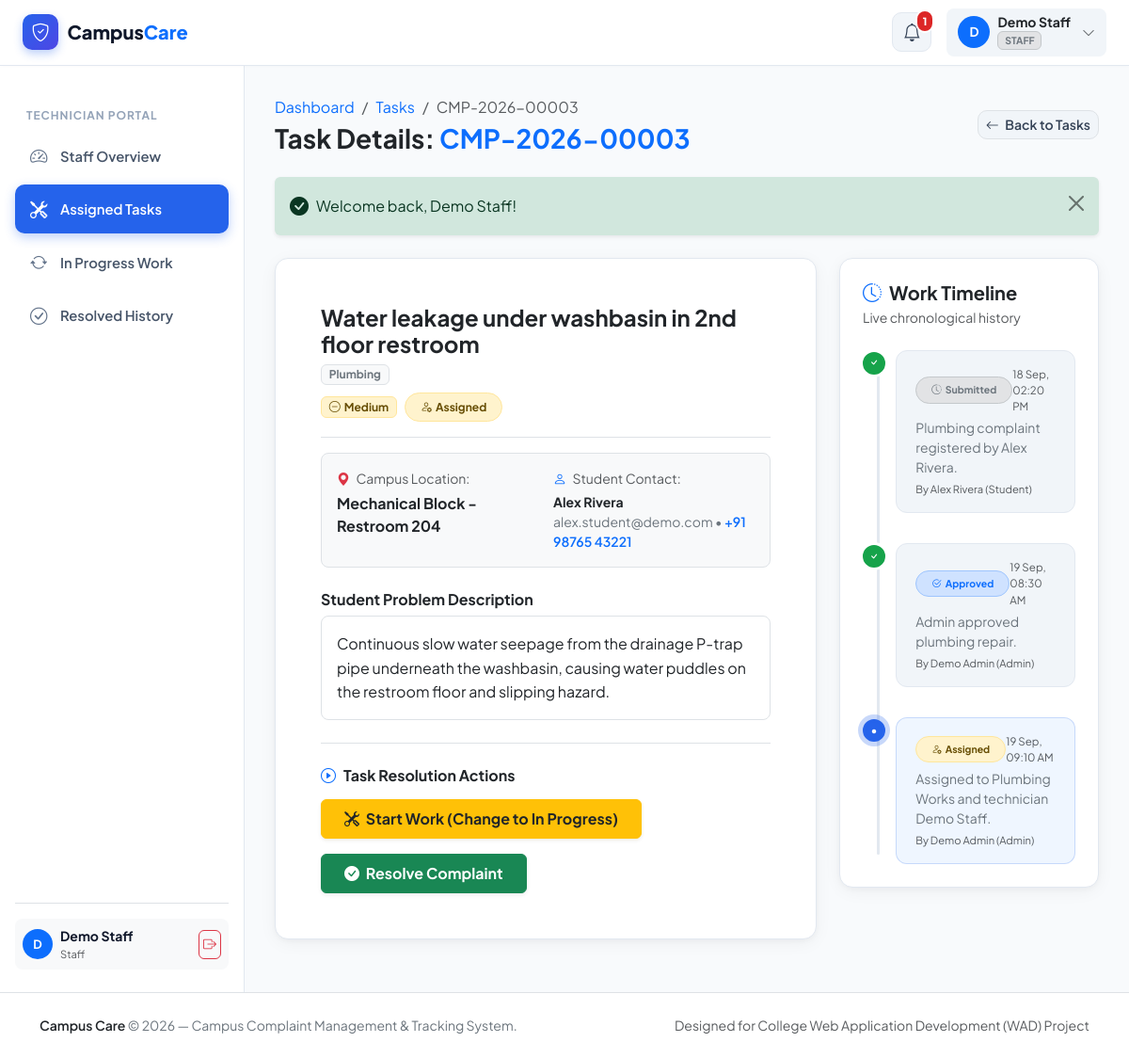
The page /staff/complaint-details.php?id=3 (signed in) on the database its author committed.
### tables this page shows
CREATE TABLE `assignments` (
  `id` INT AUTO_INCREMENT PRIMARY KEY,
  `complaint_id` INT NOT NULL,
  `department_id` INT NOT NULL,
  `staff_id` INT NOT NULL,
  `assigned_by` INT NOT NULL,
  `assigned_at` TIMESTAMP DEFAULT CURRENT_TIMESTAMP,
  CONSTRAINT `fk_assign_complaint` FOREIGN KEY (`complaint_id`) REFERENCES `complaints` (`id`) ON DELETE CASCADE,
  CONSTRAINT `fk_assign_dept` FOREIGN KEY (`department_id`) REFERENCES `departments` (`id`) ON DELETE RESTRICT,
  CONSTRAINT `fk_assign_staff` FOREIGN KEY (`staff_id`) REFERENCES `users` (`id`) ON DELETE RESTRICT,
  CONSTRAINT `fk_assign_by` FOREIGN KEY (`assigned_by`) REFERENCES `users` (`id`) ON DELETE RESTRICT,
  INDEX `idx_assign_staff` (`staff_id`),
  INDEX `idx_assign_complaint` (`complaint_id`)
);

CREATE TABLE `complaints` (
  `id` INT AUTO_INCREMENT PRIMARY KEY,
  `complaint_code` VARCHAR(30) NOT NULL UNIQUE,
  `user_id` INT NOT NULL,
  `category_id` INT NOT NULL,
  `title` VARCHAR(200) NOT NULL,
  `description` TEXT NOT NULL,
  `location` VARCHAR(150) NOT NULL,
  `priority` ENUM('Low', 'Medium', 'High') NOT NULL DEFAULT 'Medium',
  `image` VARCHAR(255) NULL,
  `resolution_image` VARCHAR(255) NULL,
  `resolution_notes` TEXT NULL,
  `resolved_at` TIMESTAMP NULL,
  `resolved_by` INT NULL,
  `status` ENUM('Submitted', 'Under Review', 'Approved', 'Assigned', 'In Progress', 'Resolved', 'Rejected', 'Closed') NOT NULL DEFAULT 'Submitted',
  `created_at` TIMESTAMP DEFAULT CURRENT_TIMESTAMP,
  `updated_at` TIMESTAMP DEFAULT CURRENT_TIMESTAMP ON UPDATE CURRENT_TIMESTAMP,
  CONSTRAINT `fk_complaints_user` FOREIGN KEY (`user_id`) REFERENCES `users` (`id`) ON DELETE CASCADE,
  CONSTRAINT `fk_complaints_category` FOREIGN KEY (`category_id`) REFERENCES `categories` (`id`) ON DELETE RESTRICT,
  CONSTRAINT `fk_complaints_resolved_by` FOREIGN KEY (`resolved_by`) REFERENCES `users` (`id`) ON DELETE SET NULL,
  INDEX `idx_complaints_status` (`status`),
  INDEX `idx_complaints_priority` (`priority`),
  INDEX `idx_complaints_code` (`complaint_code`)
);

CREATE TABLE `categories` (
  `id` INT AUTO_INCREMENT PRIMARY KEY,
  `name` VARCHAR(100) NOT NULL UNIQUE,
  `description` TEXT NULL,
  `created_at` TIMESTAMP DEFAULT CURRENT_TIMESTAMP
);

CREATE TABLE `users` (
  `id` INT AUTO_INCREMENT PRIMARY KEY,
  `name` VARCHAR(120) NOT NULL,
  `email` VARCHAR(150) NOT NULL UNIQUE,
  `phone` VARCHAR(25) NULL,
  `password` VARCHAR(255) NOT NULL,
  `role` ENUM('student', 'staff', 'admin') NOT NULL DEFAULT 'student',
  `status` ENUM('active', 'inactive') NOT NULL DEFAULT 'active',
  `created_at` TIMESTAMP DEFAULT CURRENT_TIMESTAMP,
  `updated_at` TIMESTAMP DEFAULT CURRENT_TIMESTAMP ON UPDATE CURRENT_TIMESTAMP,
  INDEX `idx_user_role` (`role`),
  INDEX `idx_user_status` (`status`)
);

CREATE TABLE `complaint_updates` (
  `id` INT AUTO_INCREMENT PRIMARY KEY,
  `complaint_id` INT NOT NULL,
  `user_id` INT NULL,
  `old_status` VARCHAR(50) NULL,
  `new_status` VARCHAR(50) NOT NULL,
  `comment` TEXT NULL,
  `created_at` TIMESTAMP DEFAULT CURRENT_TIMESTAMP,
  CONSTRAINT `fk_updates_complaint` FOREIGN KEY (`complaint_id`) REFERENCES `complaints` (`id`) ON DELETE CASCADE,
  CONSTRAINT `fk_updates_user` FOREIGN KEY (`user_id`) REFERENCES `users` (`id`) ON DELETE SET NULL,
  INDEX `idx_updates_complaint` (`complaint_id`)
);

### config/database.php (called while the page is built, shortened)
<?php
if (!function_exists('url')) {
    function url($path = '') {
        $path = ltrim($path, '/');
        return BASE_URL . $path;
    }
}
            ?>

### staff/complaint-details.php (the view, shortened to what this page needs)
<?php
require_once __DIR__ . '/../config/database.php';
require_once __DIR__ . '/../includes/functions.php';
require_once __DIR__ . '/../includes/auth.php';
$user = currentUser();
$staffId = (int) $user['id'];
$complaintId = (int) ($_GET['id'] ?? 0);
try {
    $stmt = $pdo->prepare("
        SELECT c.*, cat.name as category_name,
               u.name as student_name, u.email as student_email, u.phone as student_phone,
               d.name as department_name, a.assigned_at
        FROM assignments a
        JOIN complaints c ON a.complaint_id = c.id
        JOIN categories cat ON c.category_id = cat.id
        JOIN users u ON c.user_id = u.id
        JOIN departments d ON a.department_id = d.id
        WHERE a.staff_id = ? AND c.id = ?
        LIMIT 1
    ");
    $stmt->execute([$staffId, $complaintId]);
    $complaint = $stmt->fetch();
    $stmtTimeline = $pdo->prepare("
        SELECT u.*, actor.name as actor_name, actor.role as actor_role
        FROM complaint_updates u
        LEFT JOIN users actor ON u.user_id = actor.id
        WHERE u.complaint_id = ?
        ORDER BY u.created_at ASC
    ");
    $stmtTimeline->execute([$complaintId]);
    $timeline = $stmtTimeline->fetchAll();
} catch (PDOException $e) {
    error_log("Staff task details error: " . $e->getMessage());
    die("Database error occurred.");
}
require_once __DIR__ . '/../includes/header.php';
require_once __DIR__ . '/../includes/navbar.php';
?>
<div class="dashboard-wrapper">
    <?php require_once __DIR__ . '/../includes/sidebar.php'; ?>
    <main class="dashboard-main">
        <div class="d-flex flex-wrap align-items-center justify-content-between gap-3 mb-4">
            <div>
                <nav aria-label="breadcrumb">
                    <ol class="breadcrumb mb-1 small">
                        <li class="breadcrumb-item"><a href="<?= url('staff/dashboard.php') ?>" class="text-decoration-none">Dashboard</a></li>
                        <li class="breadcrumb-item"><a href="<?= url('staff/complaints.php') ?>" class="text-decoration-none">Tasks</a></li>
                        <li class="breadcrumb-item active"><?= e($complaint['complaint_code']) ?></li>
                    </ol>
                </nav>
                <h3 class="fw-bold text-dark mb-0">
                    Task Details: <span class="text-primary"><?= e($complaint['complaint_code']) ?></span>
                </h3>
            </div>
            <a href="<?= url('staff/complaints.php') ?>" class="btn btn-light btn-sm border">
                <i class="bi bi-arrow-left me-1"></i> Back to Tasks
            </a>
        </div>
        <?php renderFlashMessages(); ?>
        <div class="row g-4">
            <div class="col-lg-8">
                <div class="app-card p-4 p-md-5 mb-4">
                    <div class="d-flex flex-wrap justify-content-between align-items-center gap-2 mb-3 pb-3 border-bottom">
                        <div>
                            <h4 class="fw-bold text-dark mb-1"><?= e($complaint['title']) ?></h4>
                            <span class="badge bg-light text-secondary border small"><?= e($complaint['category_name']) ?></span>
                        </div>
                        <div class="d-flex align-items-center gap-2">
                            <?= getPriorityBadge($complaint['priority']) ?>
                            <?= getStatusBadge($complaint['status']) ?>
                        </div>
                    </div>
                    <div class="p-3 bg-light rounded-3 mb-4 border">
                        <div class="row g-3 small">
                            <div class="col-md-6">
                                <div class="text-muted mb-1"><i class="bi bi-geo-alt-fill text-danger me-1"></i> Campus Location:</div>
                                <div class="fw-bold text-dark fs-6"><?= e($complaint['location']) ?></div>
                            </div>
                            <div class="col-md-6">
                                <div class="text-muted mb-1"><i class="bi bi-person text-primary me-1"></i> Student Contact:</div>
                                <div class="fw-bold text-dark"><?= e($complaint['student_name']) ?></div>
                                <div class="text-secondary">
                                    <?= e($complaint['student_email']) ?>
                                    <?php if (!empty($complaint['student_phone'])): ?>
                                        &bull; <a href="tel:<?= e($complaint['student_phone']) ?>" class="text-decoration-none fw-semibold"><?= e($complaint['student_phone']) ?></a>
                                    <?php endif; ?>
                                </div>
                            </div>
                        </div>
                    </div>
                    <h6 class="fw-bold text-dark mb-2">Student Problem Description</h6>
                    <div class="p-3 bg-white rounded-3 mb-4 border text-dark" style="white-space: pre-wrap; line-height: 1.6;"><?= e($complaint['description']) ?></div>
                    <div class="border-top pt-4">
                        <h6 class="fw-bold text-dark mb-3"><i class="bi bi-play-circle text-primary me-2"></i>Task Resolution Actions</h6>
                        <div class="d-flex flex-wrap gap-3">
                            <?php if ($complaint['status'] === 'Assigned'): ?>
                                <form method="POST" action="<?= url('staff/complaint-details.php?id=' . $complaintId) ?>">
                                    <button type="submit" class="btn btn-warning text-dark fw-bold px-4 py-2 shadow-sm">
                                        <i class="bi bi-tools me-1"></i> Start Work (Change to In Progress)
                                    </button>
                                </form>
                            <?php endif; ?>
                            <?php if (in_array($complaint['status'], ['Assigned', 'In Progress'])): ?>
                                <button type="button" class="btn btn-success fw-bold px-4 py-2 shadow-sm" data-bs-toggle="modal" data-bs-target="#resolveModal">
                                    <i class="bi bi-check-circle-fill me-1"></i> Resolve Complaint
                                </button>
                            <?php endif; ?>
                        </div>
                    </div>
                </div>
            </div>
            <div class="col-lg-4">
                <div class="app-card p-4">
                    <h5 class="fw-bold text-dark mb-1">
                        <i class="bi bi-clock-history text-primary me-2"></i>Work Timeline
                    </h5>
                    <p class="text-muted small mb-3">Live chronological history</p>
                    <div class="complaint-timeline">
                        <?php foreach ($timeline as $index => $step): ?>
                            <?php
                                $isLast = ($index === count($timeline) - 1);
                                $itemClass = $isLast ? 'active' : 'completed';
                            ?>
                            <div class="timeline-item <?= $itemClass ?>">
                                <div class="timeline-dot">
                                    <?php if ($isLast): ?>
                                        <i class="bi bi-dot text-white fs-4"></i>
                                    <?php else: ?>
                                        <i class="bi bi-check text-white"></i>
                                    <?php endif; ?>
                                </div>
                                <div class="timeline-content">
                                    <div class="d-flex justify-content-between align-items-center mb-1">
                                        <span class="fw-bold small text-dark"><?= getStatusBadge($step['new_status']) ?></span>
                                        <small class="text-muted" style="font-size: 0.72rem;"><?= formatDateTime($step['created_at'], 'd M, h:i A') ?></small>
                                    </div>
                                    <?php if (!empty($step['comment'])): ?>
                                        <p class="small text-secondary mb-1"><?= e($step['comment']) ?></p>
                                    <?php endif; ?>
                                    <?php if (!empty($step['actor_name'])): ?>
                                        <small class="text-muted d-block" style="font-size: 0.7rem;">
                                            By <?= e($step['actor_name']) ?> (<?= e(ucfirst($step['actor_role'] ?? 'user')) ?>)
                                        </small>
                                    <?php endif; ?>
                                </div>
                            </div>
                        <?php endforeach; ?>
                    </div>
                </div>
            </div>
        </div>
    </main>
</div>
<?php require_once __DIR__ . '/../includes/footer.php'; ?>

### includes/functions.php (shortened to what this page needs)
<?php
function e($value): string {
    return htmlspecialchars((string) ($value ?? ''), ENT_QUOTES, 'UTF-8');
}
function getFlashes(): array {
    $flashes = $_SESSION['flashes'] ?? [];
    return $flashes;
}
function renderFlashMessages(): void {
    $flashes = getFlashes();
    echo '<div class="flash-messages-container mb-4">';
    foreach ($flashes as $f) {
        $type = in_array($f['type'], ['success', 'danger', 'warning', 'info']) ? $f['type'] : 'info';
        $icon = match($type) {
            'success' => 'bi-check-circle-fill',
            'danger' => 'bi-exclamation-triangle-fill',
            'warning' => 'bi-exclamation-circle-fill',
            default => 'bi-info-circle-fill'
        };
        echo '<div class="alert alert-' . $type . ' alert-dismissible fade show shadow-sm border-0 d-flex align-items-center" role="alert">';
        echo '<i class="bi ' . $icon . ' me-2 fs-5 flex-shrink-0"></i>';
        echo '<div class="flex-grow-1">' . e($f['message']) . '</div>';
        echo '<button type="button" class="btn-close" data-bs-dismiss="alert" aria-label="Close"></button>';
        echo '</div>';
    }
    echo '</div>';
}
function getStatusBadge(string $status): string {
    return match ($status) {
        'Submitted' => '<span class="badge rounded-pill px-3 py-2 bg-secondary-subtle text-secondary border border-secondary-subtle"><i class="bi bi-clock-history me-1"></i>Submitted</span>',
        'Under Review' => '<span class="badge rounded-pill px-3 py-2 bg-info-subtle text-info-emphasis border border-info-subtle"><i class="bi bi-search me-1"></i>Under Review</span>',
        'Approved' => '<span class="badge rounded-pill px-3 py-2 bg-primary-subtle text-primary border border-primary-subtle"><i class="bi bi-check2-circle me-1"></i>Approved</span>',
        'Assigned' => '<span class="badge rounded-pill px-3 py-2 bg-warning-subtle text-warning-emphasis border border-warning-subtle"><i class="bi bi-person-gear me-1"></i>Assigned</span>',
        'In Progress' => '<span class="badge rounded-pill px-3 py-2 bg-warning text-dark shadow-xs"><i class="bi bi-tools me-1"></i>In Progress</span>',
        'Resolved' => '<span class="badge rounded-pill px-3 py-2 bg-success-subtle text-success border border-success-subtle"><i class="bi bi-check-circle-fill me-1"></i>Resolved</span>',
        'Rejected' => '<span class="badge rounded-pill px-3 py-2 bg-danger-subtle text-danger border border-danger-subtle"><i class="bi bi-x-circle me-1"></i>Rejected</span>',
        'Closed' => '<span class="badge rounded-pill px-3 py-2 bg-dark-subtle text-dark border border-dark-subtle"><i class="bi bi-lock-fill me-1"></i>Closed</span>',
        default => '<span class="badge rounded-pill px-3 py-2 bg-light text-muted border">' . e($status) . '</span>',
    };
}
function getPriorityBadge(string $priority): string {
    return match ($priority) {
        'Low' => '<span class="badge bg-success-subtle text-success border border-success-subtle px-2.5 py-1.5"><i class="bi bi-arrow-down-circle me-1"></i>Low</span>',
        'Medium' => '<span class="badge bg-warning-subtle text-warning-emphasis border border-warning-subtle px-2.5 py-1.5"><i class="bi bi-dash-circle me-1"></i>Medium</span>',
        'High' => '<span class="badge bg-danger-subtle text-danger border border-danger-subtle px-2.5 py-1.5"><i class="bi bi-exclamation-octagon-fill me-1"></i>High</span>',
        default => '<span class="badge bg-secondary px-2.5 py-1.5">' . e($priority) . '</span>',
    };
}
function formatDateTime(?string $dateStr, string $format = 'd M Y, h:i A'): string {
    $timestamp = strtotime($dateStr);
    return $timestamp ? date($format, $timestamp) : $dateStr;
}

### rows shown on the page
assignments: complaint.complaint_code "CMP-2026-00003", complaint.title "Water leakage under washbasin in 2nd floor restroom", categories.name "Plumbing", complaint.priority "Medium", complaint.status "Assigned", complaint.location "Mechanical Block - Restroom 204", users.name "Alex Rivera", users.email "alex.student@demo.com", users.phone "+91 98765 43221", complaint.description "Continuous slow water seepage from the drainage P-trap pipe underneath the washbasin, causing water puddles on the restroom floor and slipping hazard."
complaint_updates: new_status "Submitted", created_at "18 Sep, 02:20 PM", comment "Plumbing complaint registered by Alex Rivera.", user.name "Alex Rivera", user.role "Student"
complaint_updates: new_status "Approved", created_at "19 Sep, 08:30 AM", comment "Admin approved plumbing repair.", user.name "Demo Admin", user.role "Admin"
complaint_updates: new_status "Assigned", created_at "19 Sep, 09:10 AM", comment "Assigned to Plumbing Works and technician Demo Staff.", user.name "Demo Admin", user.role "Admin"

### other values the page prints
$unreadNotifsCount "1"
substr($user['name'], 0, 1) "D"
$user['name'] "Demo Staff"
$user['role'] "STAFF"
$user['role'] "Staff"
$f['message'] "Welcome back, Demo Staff!"
